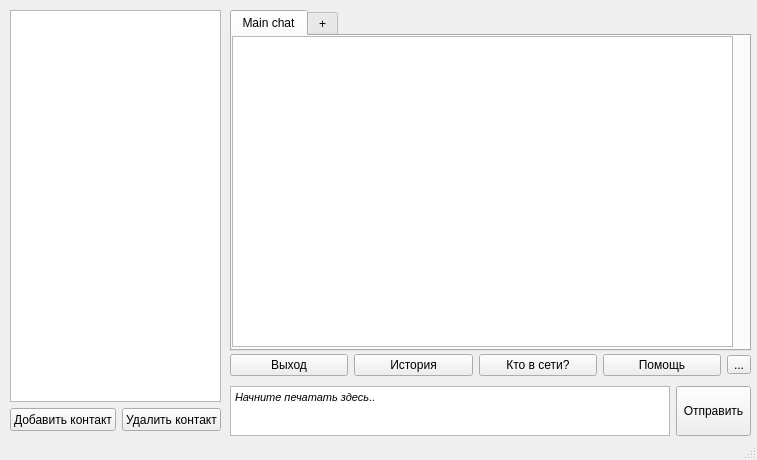
<?xml version="1.0" encoding="UTF-8"?>
<ui version="4.0">
 <class>MainWindow</class>
 <widget class="QMainWindow" name="MainWindow">
  <property name="geometry">
   <rect>
    <x>0</x>
    <y>0</y>
    <width>757</width>
    <height>460</height>
   </rect>
  </property>
  <property name="windowTitle">
   <string>Python Chat v0.1</string>
  </property>
  <widget class="QWidget" name="centralwidget">
   <widget class="QWidget" name="layoutWidget">
    <property name="geometry">
     <rect>
      <x>0</x>
      <y>0</y>
      <width>2</width>
      <height>2</height>
     </rect>
    </property>
    <layout class="QHBoxLayout" name="horizontalLayout"/>
   </widget>
   <widget class="QWidget" name="layoutWidget">
    <property name="geometry">
     <rect>
      <x>230</x>
      <y>350</y>
      <width>521</width>
      <height>91</height>
     </rect>
    </property>
    <layout class="QVBoxLayout" name="verticalLayout_2">
     <item>
      <layout class="QHBoxLayout" name="horizontalLayout_3">
       <item>
        <widget class="QPushButton" name="ExitButton">
         <property name="maximumSize">
          <size>
           <width>16777215</width>
           <height>23</height>
          </size>
         </property>
         <property name="text">
          <string>Выход</string>
         </property>
        </widget>
       </item>
       <item>
        <widget class="QPushButton" name="HistButton">
         <property name="maximumSize">
          <size>
           <width>16777215</width>
           <height>23</height>
          </size>
         </property>
         <property name="text">
          <string>История</string>
         </property>
        </widget>
       </item>
       <item>
        <widget class="QPushButton" name="WhoButton">
         <property name="maximumSize">
          <size>
           <width>16777215</width>
           <height>23</height>
          </size>
         </property>
         <property name="text">
          <string>Кто в сети?</string>
         </property>
        </widget>
       </item>
       <item>
        <widget class="QPushButton" name="HelpButton">
         <property name="maximumSize">
          <size>
           <width>16777215</width>
           <height>23</height>
          </size>
         </property>
         <property name="text">
          <string>Помощь</string>
         </property>
        </widget>
       </item>
       <item>
        <widget class="QToolButton" name="SettingsButton">
         <property name="maximumSize">
          <size>
           <width>16777215</width>
           <height>19</height>
          </size>
         </property>
         <property name="toolTip">
          <string extracomment="Settings"/>
         </property>
         <property name="text">
          <string>...</string>
         </property>
        </widget>
       </item>
      </layout>
     </item>
     <item>
      <layout class="QHBoxLayout" name="horizontalLayout_4">
       <item>
        <widget class="QTextEdit" name="textBox">
         <property name="minimumSize">
          <size>
           <width>250</width>
           <height>30</height>
          </size>
         </property>
         <property name="maximumSize">
          <size>
           <width>16777215</width>
           <height>50</height>
          </size>
         </property>
         <property name="cursor" stdset="0">
          <cursorShape>IBeamCursor</cursorShape>
         </property>
         <property name="autoFillBackground">
          <bool>false</bool>
         </property>
         <property name="inputMethodHints">
          <set>Qt::ImhNone</set>
         </property>
         <property name="tabChangesFocus">
          <bool>true</bool>
         </property>
         <property name="lineWrapMode">
          <enum>QTextEdit::WidgetWidth</enum>
         </property>
         <property name="lineWrapColumnOrWidth">
          <number>0</number>
         </property>
         <property name="html">
          <string>&lt;!DOCTYPE HTML PUBLIC &quot;-//W3C//DTD HTML 4.0//EN&quot; &quot;http://www.w3.org/TR/REC-html40/strict.dtd&quot;&gt;
&lt;html&gt;&lt;head&gt;&lt;meta name=&quot;qrichtext&quot; content=&quot;1&quot; /&gt;&lt;style type=&quot;text/css&quot;&gt;
p, li { white-space: pre-wrap; }
&lt;/style&gt;&lt;/head&gt;&lt;body style=&quot; font-family:'MS Shell Dlg 2'; font-size:8.25pt; font-weight:400; font-style:normal;&quot;&gt;
&lt;p style=&quot; margin-top:0px; margin-bottom:0px; margin-left:0px; margin-right:0px; -qt-block-indent:0; text-indent:0px;&quot;&gt;&lt;span style=&quot; font-style:italic;&quot;&gt;Начните печатать здесь..&lt;/span&gt;&lt;/p&gt;&lt;/body&gt;&lt;/html&gt;</string>
         </property>
         <property name="overwriteMode">
          <bool>true</bool>
         </property>
        </widget>
       </item>
       <item>
        <widget class="QPushButton" name="SendButton">
         <property name="enabled">
          <bool>true</bool>
         </property>
         <property name="sizePolicy">
          <sizepolicy hsizetype="Maximum" vsizetype="MinimumExpanding">
           <horstretch>0</horstretch>
           <verstretch>0</verstretch>
          </sizepolicy>
         </property>
         <property name="minimumSize">
          <size>
           <width>30</width>
           <height>30</height>
          </size>
         </property>
         <property name="maximumSize">
          <size>
           <width>75</width>
           <height>50</height>
          </size>
         </property>
         <property name="text">
          <string>Отправить</string>
         </property>
        </widget>
       </item>
      </layout>
     </item>
    </layout>
   </widget>
   <widget class="QWidget" name="layoutWidget">
    <property name="geometry">
     <rect>
      <x>230</x>
      <y>10</y>
      <width>521</width>
      <height>341</height>
     </rect>
    </property>
    <layout class="QHBoxLayout" name="horizontalLayout_5">
     <item>
      <widget class="QTabWidget" name="tabWidget">
       <property name="currentIndex">
        <number>0</number>
       </property>
       <widget class="QWidget" name="MainTab">
        <attribute name="title">
         <string>Main chat</string>
        </attribute>
        <widget class="QListView" name="ChatMessList">
         <property name="geometry">
          <rect>
           <x>0</x>
           <y>0</y>
           <width>501</width>
           <height>311</height>
          </rect>
         </property>
        </widget>
       </widget>
       <widget class="QWidget" name="plusTab">
        <attribute name="title">
         <string>+</string>
        </attribute>
       </widget>
      </widget>
     </item>
    </layout>
   </widget>
   <widget class="QWidget" name="layoutWidget">
    <property name="geometry">
     <rect>
      <x>10</x>
      <y>10</y>
      <width>211</width>
      <height>421</height>
     </rect>
    </property>
    <layout class="QVBoxLayout" name="verticalLayout">
     <item>
      <widget class="QTableWidget" name="UserList">
       <property name="minimumSize">
        <size>
         <width>150</width>
         <height>200</height>
        </size>
       </property>
       <property name="autoScroll">
        <bool>false</bool>
       </property>
      </widget>
     </item>
     <item>
      <layout class="QHBoxLayout" name="horizontalLayout_2">
       <item>
        <widget class="QPushButton" name="Add_user_button">
         <property name="minimumSize">
          <size>
           <width>75</width>
           <height>23</height>
          </size>
         </property>
         <property name="maximumSize">
          <size>
           <width>16777215</width>
           <height>23</height>
          </size>
         </property>
         <property name="text">
          <string>Добавить контакт</string>
         </property>
        </widget>
       </item>
       <item>
        <widget class="QPushButton" name="Del_user_button">
         <property name="minimumSize">
          <size>
           <width>75</width>
           <height>23</height>
          </size>
         </property>
         <property name="maximumSize">
          <size>
           <width>16777215</width>
           <height>23</height>
          </size>
         </property>
         <property name="text">
          <string>Удалить контакт</string>
         </property>
        </widget>
       </item>
      </layout>
     </item>
    </layout>
   </widget>
  </widget>
  <widget class="QStatusBar" name="statusbar">
   <property name="enabled">
    <bool>true</bool>
   </property>
   <property name="autoFillBackground">
    <bool>false</bool>
   </property>
  </widget>
 </widget>
 <resources/>
 <connections/>
</ui>
